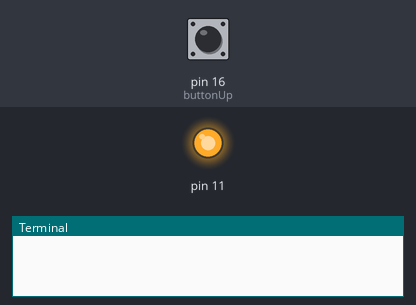
The program below on a simulated Raspberry Pi (header pin numbers). Parts: output pins drawn as LEDs (lit = HIGH), the last lines printed to the terminal. Dashed ring = blinking. The test bench sets the inputs (shaded band); at power-on: pin 16 (buttonUp) LOW. The run ends when the program shuts the computer down. At 11.6 s the program puts the board to deep sleep or switches it off; the recording ends there.

Above: at 0.1 s.
At 3.0 s:
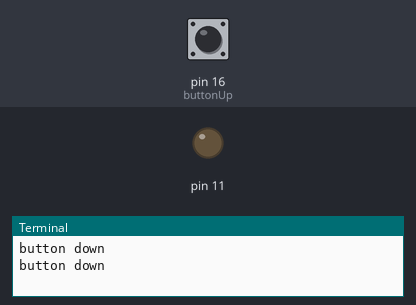
3.1 s: pin 16 (buttonUp) pulled HIGH for 3.2 s
At 9.95 s:
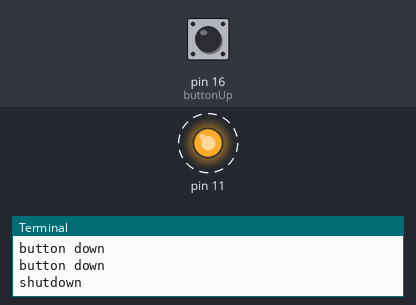
Timing chart, 0 to 11.6 s (numbered marks = the images above; inputs shaded):
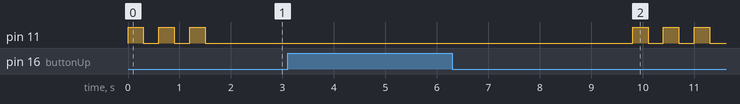

The program:

shutdown_RPi.py
```python
#!/usr/bin/python
"""
   The script can shutdown the RasPi if the button is pressed down for 5 s.
"""

import RPi.GPIO as GPIO
import time
import subprocess

def ledLight( number = 3, lightTime = 0.3 ):
    GPIO.setmode(GPIO.BOARD)
    GPIO.setup(11, GPIO.OUT)
    for ii in range(number):
        GPIO.output( 11, True )
        time.sleep( lightTime )
        GPIO.output( 11, False )
        time.sleep( lightTime )

ledLight()
GPIO.setmode(GPIO.BOARD)
GPIO.setup(16, GPIO.IN)
bdt = 0 #time when the button is pressed down.
while True:
    buttonUp = GPIO.input(16)
    if buttonUp == False:
        bdt = bdt + 1
        print "button down"
    else:
        bdt = 0
    if bdt == 4:
        print "shutdown"
        ledLight()
        subprocess.call("halt")
        break
    time.sleep(1)
```
